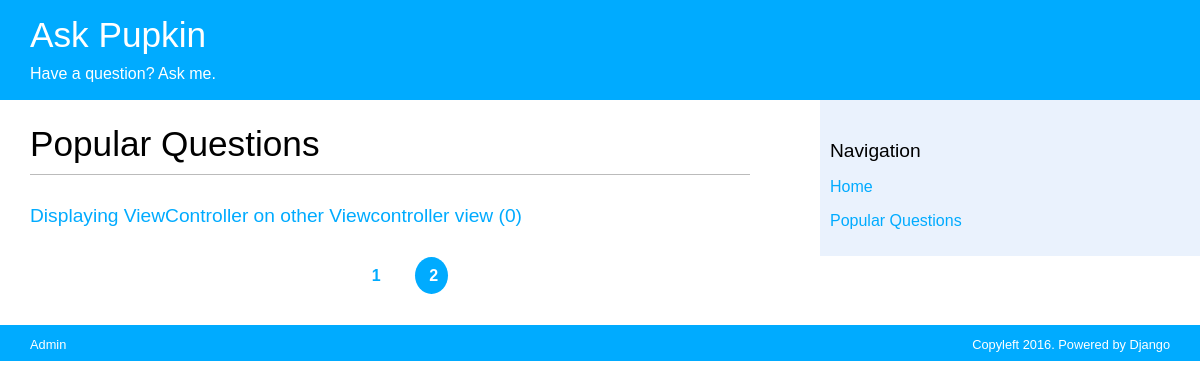
Screenshot of /popular/?page=2 with the database file from the repository.
### qa/models.py (models this page shows, shortened)
class Question(models.Model):
    title = models.CharField(max_length=255)
    text = models.TextField()
    added_at = models.DateField(auto_now_add=True)
    rating = models.IntegerField(default=0)
    author = models.ForeignKey(User, related_name='question_author', default=1)
    likes = models.ManyToManyField(User, related_name='question_like', blank=True)
    class Meta:
        ordering = ('-added_at',)
    def get_absolute_url(self):
        return reverse('question_detail', kwargs={'pk': self.pk})

### qa/views.py (the view)
# urls.py: url(r'^popular/', popular, name='popular'),
def popular(request):
    questions = Question.objects.all()
    questions = Question.objects.order_by('-rating')
    try:
        limit = int(request.GET.get('limit', 10))
    except ValueError:
        limit = 10
    if limit > 100:
        limit = 10
    try:
        page = int(request.GET.get('page', 1))
    except ValueError:
        raise Http404
    paginator = Paginator(questions, limit)
    paginator.baseurl = '/popular/?page='
    try:
        page = paginator.page(page)
    except EmptyPage:
        page = paginator.page(paginator.num_pages)
    return render(request, 'qa/popular.html', {
        'questions': page.object_list,
        'page': page,
        'paginator': paginator,
    })

### qa/templates/qa/popular.html (shortened to what this page needs)
{% extends "qa/list.html" %}
{% block question_view_title %}<h1>Popular Questions</h1>{% endblock %}
{% block question_title %}
  <h2><a href="{{ question.get_absolute_url }}">{{ question.title }} ({{ question.rating }})</a></h2>
{% endblock %}

### static/qa.css (style rules this page uses)
body { margin: 0; padding: 0; font-family: helvetica, sans-serif; position: relative; }
a { color: #00abff; text-decoration: none; }
h1 { font-weight: normal; font-size: 2.2em; border-bottom: 1px solid #bbb; padding: 0 0 10px 0; }
h2 { font-size: 1.2em; font-weight: normal; margin: 30px 0 0; }

### rows the page displays
Question: title "Displaying ViewController on other Viewcontroller view", rating "0"

### other values shown
{{ p }} "1" "2"
